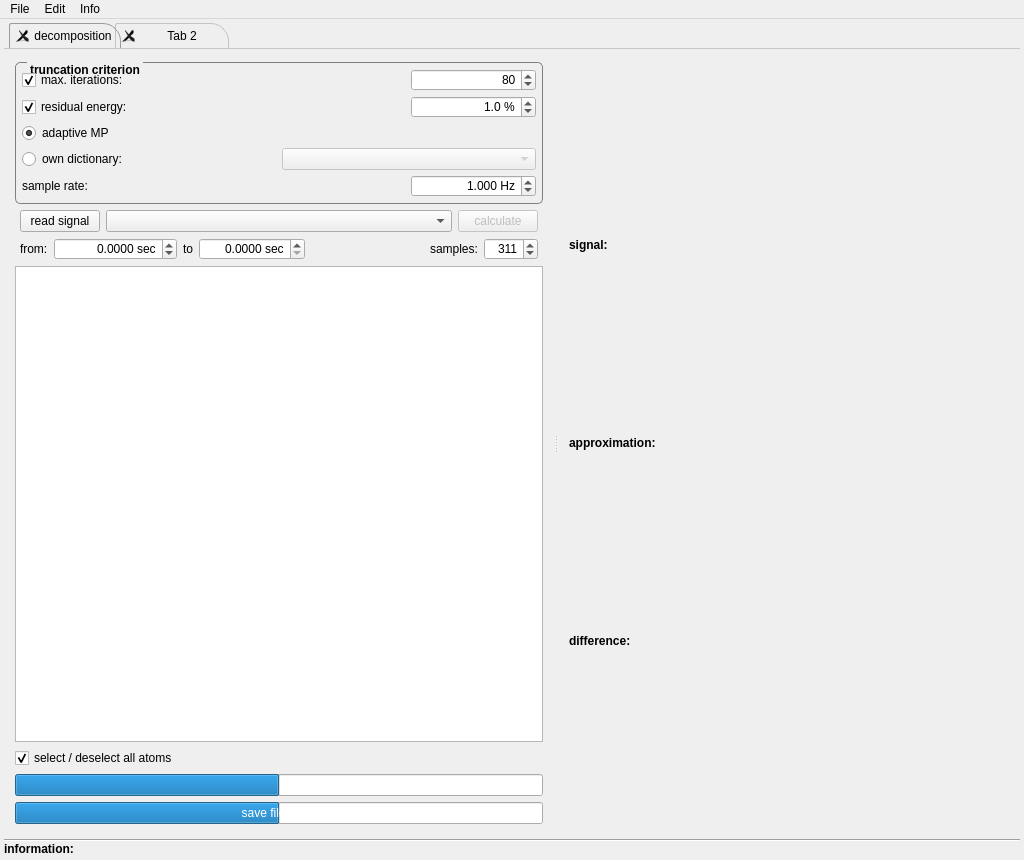
<?xml version="1.0" encoding="UTF-8"?>
<ui version="4.0">
 <class>MainWindow</class>
 <widget class="QMainWindow" name="MainWindow">
  <property name="geometry">
   <rect>
    <x>0</x>
    <y>0</y>
    <width>1024</width>
    <height>860</height>
   </rect>
  </property>
  <property name="sizePolicy">
   <sizepolicy hsizetype="Ignored" vsizetype="Ignored">
    <horstretch>0</horstretch>
    <verstretch>0</verstretch>
   </sizepolicy>
  </property>
  <property name="minimumSize">
   <size>
    <width>1024</width>
    <height>860</height>
   </size>
  </property>
  <property name="windowTitle">
   <string>Matching-Pursuit-Toolbox</string>
  </property>
  <property name="windowIcon">
   <iconset resource="Ressourcen.qrc">
    <normaloff>:/images/icons/spanner.png</normaloff>:/images/icons/spanner.png</iconset>
  </property>
  <property name="layoutDirection">
   <enum>Qt::LeftToRight</enum>
  </property>
  <property name="tabShape">
   <enum>QTabWidget::Rounded</enum>
  </property>
  <widget class="QWidget" name="centralWidget">
   <property name="sizePolicy">
    <sizepolicy hsizetype="Preferred" vsizetype="Preferred">
     <horstretch>0</horstretch>
     <verstretch>0</verstretch>
    </sizepolicy>
   </property>
   <layout class="QVBoxLayout" name="verticalLayout" stretch="0">
    <property name="spacing">
     <number>0</number>
    </property>
    <property name="leftMargin">
     <number>4</number>
    </property>
    <property name="topMargin">
     <number>4</number>
    </property>
    <property name="rightMargin">
     <number>4</number>
    </property>
    <property name="bottomMargin">
     <number>4</number>
    </property>
    <item>
     <widget class="QTabWidget" name="tw_main">
      <property name="layoutDirection">
       <enum>Qt::LeftToRight</enum>
      </property>
      <property name="styleSheet">
       <string notr="true">QTabWidget::pane { /* The tab widget frame */
    border-top: 0.5px solid #C2C7CB;
}

QTabWidget::tab-bar {
    left: 5px; /* move to the right by 5px */
}

 QTabBar::close-button {    
     subcontrol-position: left;
 }


/* Style the tab using the tab sub-control. Note that
    it reads QTabBar _not_ QTabWidget */
QTabBar::tab {
 	background: qlineargradient(x1: 0, y1: 0, x2: 0, y2: 1,
                                stop: 0 #E1E1E1, stop: 0.4 #DDDDDD,
                                stop: 0.5 #D8D8D8, stop: 1.0 #D3D3D3);
  
    border: 0.5px solid #C4C4C3;
	border-bottom: 0px solid #C4C4C3;
    border-bottom-color: #C2C7CB; /* same as the pane color */
    border-top-left-radius: 2px;
    border-top-right-radius: 18px;
	min-width: 100px;
    padding-left: 4px;
    padding-right: 8px;    
	padding-top: 2px;
    padding-bottom: 2px;
	alignment: left;
}

QTabBar::tab:selected, QTabBar::tab:hover {
    background: qlineargradient(x1: 0, y1: 0, x2: 0, y2: 1,
                                stop: 0 #fafafa, stop: 0.4 #f4f4f4,
                                stop: 0.5 #e7e7e7, stop: 1.0 #fafafa);
}

QTabBar::tab:selected {
    border-color: #9B9B9B;
    border-bottom-color: #C2C7CB; /* same as pane color */
    margin-right: -6px;    
	margin-left: -6px;   
}

QTabBar::tab:first:selected {
    margin-left: 0px;
	padding-left: 0px /* the first selected tab has nothing to overlap with on the left */
}

QTabBar::tab:last:selected {
    margin-right: 0px; /* the last selected tab has nothing to overlap with on the right */
}

QTabBar::tab:last {
    margin-right: 0px; /* the last selected tab has nothing to overlap with on the right */
}


QTabBar::tab:only-one {
    margin: 0px; /* if there is only one tab, we don't want overlapping margins */
	padding-left: 0px
}</string>
      </property>
      <property name="currentIndex">
       <number>0</number>
      </property>
      <property name="elideMode">
       <enum>Qt::ElideNone</enum>
      </property>
      <property name="tabsClosable">
       <bool>true</bool>
      </property>
      <widget class="QWidget" name="tab">
       <attribute name="title">
        <string>decomposition</string>
       </attribute>
       <layout class="QVBoxLayout" name="verticalLayout_2">
        <property name="spacing">
         <number>0</number>
        </property>
        <property name="leftMargin">
         <number>0</number>
        </property>
        <property name="topMargin">
         <number>2</number>
        </property>
        <property name="rightMargin">
         <number>0</number>
        </property>
        <property name="bottomMargin">
         <number>0</number>
        </property>
        <item>
         <widget class="QSplitter" name="splitter">
          <property name="sizePolicy">
           <sizepolicy hsizetype="Expanding" vsizetype="Expanding">
            <horstretch>0</horstretch>
            <verstretch>0</verstretch>
           </sizepolicy>
          </property>
          <property name="orientation">
           <enum>Qt::Horizontal</enum>
          </property>
          <property name="opaqueResize">
           <bool>true</bool>
          </property>
          <property name="childrenCollapsible">
           <bool>false</bool>
          </property>
          <widget class="QWidget" name="layoutWidget">
           <layout class="QVBoxLayout" name="l_left_side">
            <property name="spacing">
             <number>6</number>
            </property>
            <item>
             <widget class="QGroupBox" name="gb_trunc">
              <property name="font">
               <font>
                <pointsize>9</pointsize>
                <weight>75</weight>
                <bold>true</bold>
               </font>
              </property>
              <property name="toolTip">
               <string>&lt;html&gt;&lt;head/&gt;&lt;body&gt;&lt;p&gt;&lt;span style=&quot; font-weight:600;&quot;&gt;truncation criterion&lt;/span&gt;&lt;/p&gt;&lt;p&gt;criterion at which the matching pursuit algorithm stops&lt;/p&gt;&lt;/body&gt;&lt;/html&gt;</string>
              </property>
              <property name="styleSheet">
               <string notr="true">    QGroupBox  {
        background-color: qlineargradient(x1: 0, y1: 0, x2: 0, y2: 1,
                                          stop: 0 #E0E0E0, stop: 1 #FFFFFF);
        border: 1px solid gray;
        border-radius: 5px;
        margin-top: 3ex; /* leave space at the top for the title */
    }
     
    QGroupBox::title  {
        subcontrol-origin: margin;
		left: 12px;
        subcontrol-position: top left; /* position at the top center */
        padding: 1px;       
    }

</string>
              </property>
              <property name="title">
               <string>truncation criterion</string>
              </property>
              <layout class="QHBoxLayout" name="horizontalLayout">
               <property name="leftMargin">
                <number>6</number>
               </property>
               <property name="topMargin">
                <number>6</number>
               </property>
               <property name="rightMargin">
                <number>6</number>
               </property>
               <property name="bottomMargin">
                <number>6</number>
               </property>
               <item>
                <layout class="QGridLayout" name="l_options" columnstretch="0,0,0,0">
                 <property name="spacing">
                  <number>5</number>
                 </property>
                 <item row="4" column="0" colspan="2">
                  <widget class="QCheckBox" name="chb_Iterations">
                   <property name="toolTip">
                    <string>&lt;html&gt;&lt;head/&gt;&lt;body&gt;&lt;p&gt;&lt;span style=&quot; font-weight:600;&quot;&gt;maximum iterations&lt;/span&gt;&lt;/p&gt;&lt;p&gt;...algorithm will expire if the selected number of iterations (found atoms) is reached&lt;/p&gt;&lt;/body&gt;&lt;/html&gt;</string>
                   </property>
                   <property name="text">
                    <string>max. iterations:</string>
                   </property>
                   <property name="checked">
                    <bool>true</bool>
                   </property>
                  </widget>
                 </item>
                 <item row="9" column="0" colspan="2">
                  <widget class="QRadioButton" name="rb_OwnDictionary">
                   <property name="toolTip">
                    <string>&lt;html&gt;&lt;head/&gt;&lt;body&gt;&lt;p&gt;&lt;span style=&quot; font-weight:600;&quot;&gt;own dictionary&lt;/span&gt;&lt;/p&gt;&lt;p&gt;…uses fix dictionaries which have been built by the user&lt;/p&gt;&lt;/body&gt;&lt;/html&gt;</string>
                   </property>
                   <property name="text">
                    <string>own dictionary:</string>
                   </property>
                  </widget>
                 </item>
                 <item row="10" column="0" colspan="2">
                  <widget class="QLabel" name="label">
                   <property name="toolTip">
                    <string>&lt;html&gt;&lt;head/&gt;&lt;body&gt;&lt;p&gt;&lt;span style=&quot; font-weight:600;&quot;&gt;sample rate&lt;/span&gt;&lt;/p&gt;&lt;p&gt;the sample rate which was used for data aquisition has to be entered here. In case of fif-files it is set automatically&lt;/p&gt;&lt;/body&gt;&lt;/html&gt;</string>
                   </property>
                   <property name="text">
                    <string>sample rate:</string>
                   </property>
                  </widget>
                 </item>
                 <item row="6" column="0" colspan="2">
                  <widget class="QCheckBox" name="chb_ResEnergy">
                   <property name="toolTip">
                    <string>&lt;html&gt;&lt;head/&gt;&lt;body&gt;&lt;p&gt;&lt;span style=&quot; font-weight:600;&quot;&gt;residual energy&lt;/span&gt;&lt;/p&gt;&lt;p&gt;...algorithm will expire if residue reaches selected percentage of the input signal&lt;/p&gt;&lt;/body&gt;&lt;/html&gt;</string>
                   </property>
                   <property name="text">
                    <string>residual energy:</string>
                   </property>
                   <property name="checked">
                    <bool>true</bool>
                   </property>
                  </widget>
                 </item>
                 <item row="8" column="0" colspan="2">
                  <widget class="QRadioButton" name="rb_adativMp">
                   <property name="toolTip">
                    <string>&lt;html&gt;&lt;head/&gt;&lt;body&gt;&lt;p&gt;&lt;span style=&quot; font-weight:600;&quot;&gt;adaptive MP&lt;/span&gt;&lt;br/&gt;&lt;br/&gt;...use matching pursuit algorithm of Stephan Mallat and Zhifeng Zhang&lt;/p&gt;&lt;/body&gt;&lt;/html&gt;</string>
                   </property>
                   <property name="text">
                    <string>adaptive MP</string>
                   </property>
                   <property name="checked">
                    <bool>true</bool>
                   </property>
                  </widget>
                 </item>
                 <item row="9" column="2" colspan="2">
                  <widget class="QComboBox" name="cb_Dicts">
                   <property name="enabled">
                    <bool>false</bool>
                   </property>
                   <property name="minimumSize">
                    <size>
                     <width>70</width>
                     <height>0</height>
                    </size>
                   </property>
                   <property name="toolTip">
                    <string>&lt;html&gt;&lt;head/&gt;&lt;body&gt;&lt;p&gt;...chose dictionary here&lt;/p&gt;&lt;/body&gt;&lt;/html&gt;</string>
                   </property>
                  </widget>
                 </item>
                 <item row="6" column="3">
                  <widget class="QDoubleSpinBox" name="dsb_energy">
                   <property name="toolTip">
                    <string>&lt;html&gt;&lt;head/&gt;&lt;body&gt;&lt;p&gt;0,1% ... 99,9%&lt;/p&gt;&lt;/body&gt;&lt;/html&gt;</string>
                   </property>
                   <property name="alignment">
                    <set>Qt::AlignRight|Qt::AlignTrailing|Qt::AlignVCenter</set>
                   </property>
                   <property name="suffix">
                    <string> %</string>
                   </property>
                   <property name="decimals">
                    <number>1</number>
                   </property>
                   <property name="minimum">
                    <double>0.100000000000000</double>
                   </property>
                   <property name="maximum">
                    <double>1000.000000000000000</double>
                   </property>
                   <property name="value">
                    <double>1.000000000000000</double>
                   </property>
                  </widget>
                 </item>
                 <item row="4" column="3">
                  <widget class="QSpinBox" name="sb_Iterations">
                   <property name="toolTip">
                    <string>&lt;html&gt;&lt;head/&gt;&lt;body&gt;&lt;p&gt;0 ... 5000&lt;/p&gt;&lt;/body&gt;&lt;/html&gt;</string>
                   </property>
                   <property name="alignment">
                    <set>Qt::AlignRight|Qt::AlignTrailing|Qt::AlignVCenter</set>
                   </property>
                   <property name="minimum">
                    <number>1</number>
                   </property>
                   <property name="maximum">
                    <number>5000</number>
                   </property>
                   <property name="value">
                    <number>80</number>
                   </property>
                  </widget>
                 </item>
                 <item row="10" column="3">
                  <widget class="QDoubleSpinBox" name="dsb_sample_rate">
                   <property name="toolTip">
                    <string>&lt;html&gt;&lt;head/&gt;&lt;body&gt;&lt;p&gt;...enter sample rate here, in case of fif-files this value will be set automatically&lt;/p&gt;&lt;/body&gt;&lt;/html&gt;</string>
                   </property>
                   <property name="alignment">
                    <set>Qt::AlignRight|Qt::AlignTrailing|Qt::AlignVCenter</set>
                   </property>
                   <property name="suffix">
                    <string> Hz</string>
                   </property>
                   <property name="decimals">
                    <number>3</number>
                   </property>
                   <property name="minimum">
                    <double>0.010000000000000</double>
                   </property>
                   <property name="maximum">
                    <double>999999.000000000000000</double>
                   </property>
                   <property name="value">
                    <double>1.000000000000000</double>
                   </property>
                  </widget>
                 </item>
                </layout>
               </item>
              </layout>
             </widget>
            </item>
            <item>
             <layout class="QHBoxLayout" name="lo_buttons" stretch="0,0,0">
              <property name="leftMargin">
               <number>5</number>
              </property>
              <property name="rightMargin">
               <number>5</number>
              </property>
              <item>
               <widget class="QPushButton" name="btt_OpenSignal">
                <property name="sizePolicy">
                 <sizepolicy hsizetype="Fixed" vsizetype="Fixed">
                  <horstretch>0</horstretch>
                  <verstretch>0</verstretch>
                 </sizepolicy>
                </property>
                <property name="toolTip">
                 <string>&lt;html&gt;&lt;head/&gt;&lt;body&gt;&lt;p&gt;&lt;span style=&quot; font-weight:600;&quot;&gt;read signal&lt;/span&gt;&lt;/p&gt;&lt;p&gt;…opens file dialog to read in a new signal.&lt;/p&gt;&lt;/body&gt;&lt;/html&gt;</string>
                </property>
                <property name="layoutDirection">
                 <enum>Qt::RightToLeft</enum>
                </property>
                <property name="text">
                 <string>read signal</string>
                </property>
               </widget>
              </item>
              <item>
               <widget class="QComboBox" name="cb_channels">
                <property name="sizePolicy">
                 <sizepolicy hsizetype="MinimumExpanding" vsizetype="Fixed">
                  <horstretch>0</horstretch>
                  <verstretch>0</verstretch>
                 </sizepolicy>
                </property>
                <property name="minimumSize">
                 <size>
                  <width>130</width>
                  <height>0</height>
                 </size>
                </property>
                <property name="toolTip">
                 <string>&lt;html&gt;&lt;head/&gt;&lt;body&gt;&lt;p&gt;&lt;span style=&quot; font-weight:600;&quot;&gt;channel select&lt;/span&gt;&lt;/p&gt;&lt;p&gt;drops down channel selection before decomposing. Bad channels are initially deselected and marked by red color.&lt;/p&gt;&lt;/body&gt;&lt;/html&gt;</string>
                </property>
                <property name="maxVisibleItems">
                 <number>51</number>
                </property>
                <property name="frame">
                 <bool>true</bool>
                </property>
               </widget>
              </item>
              <item>
               <widget class="QPushButton" name="btt_Calc">
                <property name="enabled">
                 <bool>false</bool>
                </property>
                <property name="sizePolicy">
                 <sizepolicy hsizetype="Fixed" vsizetype="Fixed">
                  <horstretch>0</horstretch>
                  <verstretch>0</verstretch>
                 </sizepolicy>
                </property>
                <property name="toolTip">
                 <string>&lt;html&gt;&lt;head/&gt;&lt;body&gt;&lt;p&gt;&lt;span style=&quot; font-weight:600;&quot;&gt;calculate&lt;/span&gt;&lt;/p&gt;&lt;p&gt;...starts the chosen MP Algorithm. When Algorithm is started, the button´s text is changed to &amp;quot;cancel&amp;quot;. Now you can interrupt the calculation-thread and it will stop after finding the next atom. During the interrupt-request the button´s text is set to &amp;quot;wait...&amp;quot;&lt;/p&gt;&lt;/body&gt;&lt;/html&gt;</string>
                </property>
                <property name="layoutDirection">
                 <enum>Qt::RightToLeft</enum>
                </property>
                <property name="text">
                 <string>calculate</string>
                </property>
               </widget>
              </item>
             </layout>
            </item>
            <item>
             <layout class="QHBoxLayout" name="l_readtime">
              <property name="leftMargin">
               <number>5</number>
              </property>
              <property name="rightMargin">
               <number>5</number>
              </property>
              <item>
               <widget class="QLabel" name="lb_from">
                <property name="text">
                 <string>from:</string>
                </property>
               </widget>
              </item>
              <item>
               <widget class="QDoubleSpinBox" name="dsb_from">
                <property name="alignment">
                 <set>Qt::AlignRight|Qt::AlignTrailing|Qt::AlignVCenter</set>
                </property>
                <property name="suffix">
                 <string> sec</string>
                </property>
                <property name="decimals">
                 <number>4</number>
                </property>
                <property name="minimum">
                 <double>-999999.000000000000000</double>
                </property>
                <property name="maximum">
                 <double>9999.989999999999782</double>
                </property>
                <property name="singleStep">
                 <double>0.100000000000000</double>
                </property>
               </widget>
              </item>
              <item>
               <widget class="QLabel" name="lb_to">
                <property name="text">
                 <string>to</string>
                </property>
               </widget>
              </item>
              <item>
               <widget class="QDoubleSpinBox" name="dsb_to">
                <property name="alignment">
                 <set>Qt::AlignRight|Qt::AlignTrailing|Qt::AlignVCenter</set>
                </property>
                <property name="suffix">
                 <string> sec</string>
                </property>
                <property name="decimals">
                 <number>4</number>
                </property>
                <property name="maximum">
                 <double>9999.989999999999782</double>
                </property>
                <property name="singleStep">
                 <double>0.100000000000000</double>
                </property>
               </widget>
              </item>
              <item>
               <spacer name="horizontalSpacer_3">
                <property name="orientation">
                 <enum>Qt::Horizontal</enum>
                </property>
                <property name="sizeHint" stdset="0">
                 <size>
                  <width>40</width>
                  <height>0</height>
                 </size>
                </property>
               </spacer>
              </item>
              <item>
               <widget class="QLabel" name="lb_samples">
                <property name="toolTip">
                 <string/>
                </property>
                <property name="text">
                 <string>samples:</string>
                </property>
               </widget>
              </item>
              <item>
               <widget class="QSpinBox" name="sb_sample_count">
                <property name="alignment">
                 <set>Qt::AlignRight|Qt::AlignTrailing|Qt::AlignVCenter</set>
                </property>
                <property name="minimum">
                 <number>64</number>
                </property>
                <property name="maximum">
                 <number>4096</number>
                </property>
                <property name="value">
                 <number>311</number>
                </property>
               </widget>
              </item>
             </layout>
            </item>
            <item>
             <widget class="QTableWidget" name="tbv_Results"/>
            </item>
            <item>
             <layout class="QHBoxLayout" name="l_selectall_and_timer">
              <property name="spacing">
               <number>0</number>
              </property>
              <property name="topMargin">
               <number>0</number>
              </property>
              <property name="bottomMargin">
               <number>0</number>
              </property>
              <item>
               <widget class="QCheckBox" name="cb_all_select">
                <property name="toolTip">
                 <string>&lt;html&gt;&lt;head/&gt;&lt;body&gt;&lt;p&gt;&lt;span style=&quot; font-weight:600;&quot;&gt;select / deselect all atoms&lt;/span&gt;&lt;/p&gt;&lt;p&gt;...select all, none or user chosen atoms in result list&lt;/p&gt;&lt;/body&gt;&lt;/html&gt;</string>
                </property>
                <property name="text">
                 <string>select / deselect all atoms</string>
                </property>
                <property name="checked">
                 <bool>true</bool>
                </property>
                <property name="tristate">
                 <bool>true</bool>
                </property>
               </widget>
              </item>
              <item>
               <widget class="QLabel" name="lb_timer">
                <property name="toolTip">
                 <string>&lt;html&gt;&lt;head/&gt;&lt;body&gt;&lt;p&gt;&lt;span style=&quot; font-weight:600;&quot;&gt;timer&lt;/span&gt;&lt;/p&gt;&lt;p&gt;expired time since algorithm started&lt;/p&gt;&lt;/body&gt;&lt;/html&gt;</string>
                </property>
                <property name="text">
                 <string/>
                </property>
                <property name="alignment">
                 <set>Qt::AlignRight|Qt::AlignTrailing|Qt::AlignVCenter</set>
                </property>
               </widget>
              </item>
             </layout>
            </item>
            <item>
             <widget class="QProgressBar" name="progressBarCalc">
              <property name="sizePolicy">
               <sizepolicy hsizetype="Preferred" vsizetype="Fixed">
                <horstretch>0</horstretch>
                <verstretch>0</verstretch>
               </sizepolicy>
              </property>
              <property name="font">
               <font>
                <kerning>true</kerning>
               </font>
              </property>
              <property name="styleSheet">
               <string notr="true">QProgressBar {	
	color: white;
	
	
	
}
QProgressBar::chunk { 
	background-image: url(:/images/icons/progressbar_brush.png);
	
}

QProgressBar::background{

 color: black;
}</string>
              </property>
              <property name="value">
               <number>50</number>
              </property>
              <property name="alignment">
               <set>Qt::AlignCenter</set>
              </property>
              <property name="format">
               <string/>
              </property>
             </widget>
            </item>
            <item>
             <widget class="QProgressBar" name="progress_bar_save">
              <property name="sizePolicy">
               <sizepolicy hsizetype="Preferred" vsizetype="Fixed">
                <horstretch>0</horstretch>
                <verstretch>0</verstretch>
               </sizepolicy>
              </property>
              <property name="styleSheet">
               <string notr="true">QProgressBar {	
	color: white;
	
	
	
}
QProgressBar::chunk { 
	background-image: url(:/images/icons/progressbar_brush.png);
	
}

QProgressBar::background{

 color: black;
}</string>
              </property>
              <property name="value">
               <number>50</number>
              </property>
              <property name="alignment">
               <set>Qt::AlignCenter</set>
              </property>
              <property name="format">
               <string>save file: %p%</string>
              </property>
             </widget>
            </item>
           </layout>
          </widget>
          <widget class="QWidget" name="layoutWidget">
           <layout class="QGridLayout" name="gridLayout">
            <item row="0" column="0">
             <widget class="QLabel" name="lb_InputSignal">
              <property name="sizePolicy">
               <sizepolicy hsizetype="Expanding" vsizetype="Fixed">
                <horstretch>0</horstretch>
                <verstretch>0</verstretch>
               </sizepolicy>
              </property>
              <property name="minimumSize">
               <size>
                <width>0</width>
                <height>18</height>
               </size>
              </property>
              <property name="font">
               <font>
                <weight>75</weight>
                <bold>true</bold>
               </font>
              </property>
              <property name="toolTip">
               <string>&lt;html&gt;&lt;head/&gt;&lt;body&gt;&lt;p&gt;&lt;span style=&quot; font-weight:600;&quot;&gt;signal&lt;/span&gt;&lt;/p&gt;&lt;p&gt;chosen input signal only the displayed epoch and channels will be decomposed&lt;/p&gt;&lt;/body&gt;&lt;/html&gt;</string>
              </property>
              <property name="text">
               <string>signal:</string>
              </property>
             </widget>
            </item>
            <item row="4" column="0">
             <widget class="QLabel" name="lb_Res">
              <property name="sizePolicy">
               <sizepolicy hsizetype="Preferred" vsizetype="Fixed">
                <horstretch>0</horstretch>
                <verstretch>0</verstretch>
               </sizepolicy>
              </property>
              <property name="minimumSize">
               <size>
                <width>0</width>
                <height>18</height>
               </size>
              </property>
              <property name="font">
               <font>
                <weight>75</weight>
                <bold>true</bold>
               </font>
              </property>
              <property name="toolTip">
               <string>&lt;html&gt;&lt;head/&gt;&lt;body&gt;&lt;p&gt;&lt;span style=&quot; font-weight:600;&quot;&gt;difference&lt;/span&gt;&lt;/p&gt;&lt;p&gt;difference between input signal and all selected atoms&lt;/p&gt;&lt;/body&gt;&lt;/html&gt;</string>
              </property>
              <property name="text">
               <string>difference:</string>
              </property>
             </widget>
            </item>
            <item row="2" column="0">
             <widget class="QLabel" name="lb_AtomsSum">
              <property name="sizePolicy">
               <sizepolicy hsizetype="Preferred" vsizetype="Fixed">
                <horstretch>0</horstretch>
                <verstretch>0</verstretch>
               </sizepolicy>
              </property>
              <property name="minimumSize">
               <size>
                <width>0</width>
                <height>18</height>
               </size>
              </property>
              <property name="font">
               <font>
                <weight>75</weight>
                <bold>true</bold>
               </font>
              </property>
              <property name="toolTip">
               <string>&lt;html&gt;&lt;head/&gt;&lt;body&gt;&lt;p&gt;&lt;span style=&quot; font-weight:600;&quot;&gt;approximation&lt;/span&gt;&lt;/p&gt;&lt;p&gt;composition of all selected atoms &lt;/p&gt;&lt;/body&gt;&lt;/html&gt;</string>
              </property>
              <property name="text">
               <string>approximation:</string>
              </property>
             </widget>
            </item>
            <item row="4" column="2">
             <widget class="QLabel" name="lb_residual_energy">
              <property name="sizePolicy">
               <sizepolicy hsizetype="Preferred" vsizetype="Preferred">
                <horstretch>0</horstretch>
                <verstretch>0</verstretch>
               </sizepolicy>
              </property>
              <property name="minimumSize">
               <size>
                <width>45</width>
                <height>0</height>
               </size>
              </property>
              <property name="maximumSize">
               <size>
                <width>45</width>
                <height>16777215</height>
               </size>
              </property>
              <property name="text">
               <string/>
              </property>
              <property name="alignment">
               <set>Qt::AlignRight|Qt::AlignTrailing|Qt::AlignVCenter</set>
              </property>
             </widget>
            </item>
            <item row="0" column="2">
             <widget class="QLabel" name="lb_signal_energy">
              <property name="sizePolicy">
               <sizepolicy hsizetype="Preferred" vsizetype="Preferred">
                <horstretch>0</horstretch>
                <verstretch>0</verstretch>
               </sizepolicy>
              </property>
              <property name="minimumSize">
               <size>
                <width>45</width>
                <height>0</height>
               </size>
              </property>
              <property name="maximumSize">
               <size>
                <width>45</width>
                <height>16777215</height>
               </size>
              </property>
              <property name="text">
               <string/>
              </property>
              <property name="alignment">
               <set>Qt::AlignRight|Qt::AlignTrailing|Qt::AlignVCenter</set>
              </property>
             </widget>
            </item>
            <item row="2" column="2">
             <widget class="QLabel" name="lb_approx_energy">
              <property name="sizePolicy">
               <sizepolicy hsizetype="Preferred" vsizetype="Preferred">
                <horstretch>0</horstretch>
                <verstretch>0</verstretch>
               </sizepolicy>
              </property>
              <property name="minimumSize">
               <size>
                <width>45</width>
                <height>0</height>
               </size>
              </property>
              <property name="maximumSize">
               <size>
                <width>45</width>
                <height>16777215</height>
               </size>
              </property>
              <property name="text">
               <string/>
              </property>
              <property name="alignment">
               <set>Qt::AlignRight|Qt::AlignTrailing|Qt::AlignVCenter</set>
              </property>
             </widget>
            </item>
            <item row="2" column="1">
             <widget class="QLabel" name="lb_approx_energy_text">
              <property name="minimumSize">
               <size>
                <width>230</width>
                <height>0</height>
               </size>
              </property>
              <property name="maximumSize">
               <size>
                <width>230</width>
                <height>16777215</height>
               </size>
              </property>
              <property name="text">
               <string/>
              </property>
              <property name="alignment">
               <set>Qt::AlignRight|Qt::AlignTrailing|Qt::AlignVCenter</set>
              </property>
             </widget>
            </item>
            <item row="6" column="0" colspan="3">
             <layout class="QVBoxLayout" name="l_XAxis">
              <property name="bottomMargin">
               <number>0</number>
              </property>
             </layout>
            </item>
            <item row="3" column="0" colspan="3">
             <layout class="QVBoxLayout" name="l_atoms"/>
            </item>
            <item row="5" column="0" colspan="3">
             <layout class="QVBoxLayout" name="l_res"/>
            </item>
            <item row="0" column="1">
             <widget class="QLabel" name="lb_signal_energy_text">
              <property name="minimumSize">
               <size>
                <width>230</width>
                <height>0</height>
               </size>
              </property>
              <property name="maximumSize">
               <size>
                <width>230</width>
                <height>16777215</height>
               </size>
              </property>
              <property name="text">
               <string/>
              </property>
              <property name="alignment">
               <set>Qt::AlignRight|Qt::AlignTrailing|Qt::AlignVCenter</set>
              </property>
             </widget>
            </item>
            <item row="1" column="0" colspan="3">
             <layout class="QVBoxLayout" name="l_Graph"/>
            </item>
            <item row="4" column="1">
             <widget class="QLabel" name="lb_residual_energy_text">
              <property name="minimumSize">
               <size>
                <width>230</width>
                <height>0</height>
               </size>
              </property>
              <property name="maximumSize">
               <size>
                <width>230</width>
                <height>16777215</height>
               </size>
              </property>
              <property name="text">
               <string/>
              </property>
              <property name="alignment">
               <set>Qt::AlignRight|Qt::AlignTrailing|Qt::AlignVCenter</set>
              </property>
             </widget>
            </item>
           </layout>
          </widget>
         </widget>
        </item>
        <item>
         <layout class="QHBoxLayout" name="l_line">
          <property name="spacing">
           <number>0</number>
          </property>
          <property name="topMargin">
           <number>4</number>
          </property>
          <property name="bottomMargin">
           <number>0</number>
          </property>
          <item>
           <widget class="Line" name="line">
            <property name="orientation">
             <enum>Qt::Horizontal</enum>
            </property>
           </widget>
          </item>
         </layout>
        </item>
        <item>
         <layout class="QHBoxLayout" name="l_info">
          <item>
           <widget class="QLabel" name="lb_info">
            <property name="font">
             <font>
              <weight>75</weight>
              <bold>true</bold>
             </font>
            </property>
            <property name="text">
             <string>information:</string>
            </property>
            <property name="margin">
             <number>3</number>
            </property>
           </widget>
          </item>
          <item>
           <widget class="QLabel" name="lb_info_content">
            <property name="text">
             <string/>
            </property>
           </widget>
          </item>
          <item>
           <spacer name="horizontalSpacer_4">
            <property name="orientation">
             <enum>Qt::Horizontal</enum>
            </property>
            <property name="sizeHint" stdset="0">
             <size>
              <width>40</width>
              <height>0</height>
             </size>
            </property>
           </spacer>
          </item>
          <item>
           <widget class="QLabel" name="lb_figure_of_merit">
            <property name="toolTip">
             <string>&lt;html&gt;&lt;head/&gt;&lt;body&gt;&lt;p&gt;&lt;span style=&quot; font-weight:600;&quot;&gt;FOM&lt;/span&gt;&lt;/p&gt;&lt;p&gt;shows the correlation between original signal and approximation after finishing calculation to validate the algorithms figure of merit (FOM)&lt;br/&gt;&lt;br/&gt;range: 0...1 (0 means no correlation, 1 means maximal correlation)&lt;/p&gt;&lt;/body&gt;&lt;/html&gt;</string>
            </property>
            <property name="text">
             <string/>
            </property>
           </widget>
          </item>
         </layout>
        </item>
       </layout>
       <zorder>splitter</zorder>
       <zorder></zorder>
       <zorder></zorder>
      </widget>
      <widget class="QWidget" name="tab_2">
       <attribute name="title">
        <string>Tab 2</string>
       </attribute>
      </widget>
     </widget>
    </item>
   </layout>
  </widget>
  <widget class="QMenuBar" name="menuBar">
   <property name="geometry">
    <rect>
     <x>0</x>
     <y>0</y>
     <width>1024</width>
     <height>21</height>
    </rect>
   </property>
   <widget class="QMenu" name="menuDatei">
    <property name="title">
     <string>File</string>
    </property>
    <addaction name="actionNeu"/>
    <addaction name="actionSpeicher"/>
    <addaction name="actionSpeicher_unter"/>
    <addaction name="actionExport"/>
    <addaction name="actionBeenden"/>
   </widget>
   <widget class="QMenu" name="menuBearbeiten">
    <property name="title">
     <string>Edit</string>
    </property>
    <addaction name="actionW_rterbucheditor"/>
    <addaction name="actionAtomformeleditor"/>
    <addaction name="actionErweiterter_W_rterbucheditor"/>
    <addaction name="actionCreate_treebased_dictionary"/>
    <addaction name="separator"/>
    <addaction name="actionSettings"/>
    <addaction name="actionTest"/>
   </widget>
   <widget class="QMenu" name="menuInfo">
    <property name="title">
     <string>Info</string>
    </property>
    <addaction name="actionVersionsinformation"/>
    <addaction name="actionHilfe"/>
   </widget>
   <addaction name="menuDatei"/>
   <addaction name="menuBearbeiten"/>
   <addaction name="menuInfo"/>
  </widget>
  <action name="actionNeu">
   <property name="icon">
    <iconset resource="Ressourcen.qrc">
     <normaloff>:/images/icons/paper.png</normaloff>:/images/icons/paper.png</iconset>
   </property>
   <property name="text">
    <string>new...</string>
   </property>
  </action>
  <action name="actionSpeicher">
   <property name="enabled">
    <bool>false</bool>
   </property>
   <property name="icon">
    <iconset resource="Ressourcen.qrc">
     <normaloff>:/images/icons/floppyDisk.png</normaloff>:/images/icons/floppyDisk.png</iconset>
   </property>
   <property name="text">
    <string>save</string>
   </property>
  </action>
  <action name="actionSpeicher_unter">
   <property name="enabled">
    <bool>false</bool>
   </property>
   <property name="icon">
    <iconset resource="Ressourcen.qrc">
     <normaloff>:/images/icons/floppyDisk.png</normaloff>:/images/icons/floppyDisk.png</iconset>
   </property>
   <property name="text">
    <string>save as...</string>
   </property>
  </action>
  <action name="actionBeenden">
   <property name="icon">
    <iconset resource="Ressourcen.qrc">
     <normaloff>:/images/icons/logOut.png</normaloff>:/images/icons/logOut.png</iconset>
   </property>
   <property name="text">
    <string>close</string>
   </property>
  </action>
  <action name="actionVersionsinformation">
   <property name="icon">
    <iconset resource="Ressourcen.qrc">
     <normaloff>:/images/icons/exclamation.png</normaloff>:/images/icons/exclamation.png</iconset>
   </property>
   <property name="text">
    <string>version</string>
   </property>
  </action>
  <action name="actionHilfe">
   <property name="icon">
    <iconset resource="Ressourcen.qrc">
     <normaloff>:/images/icons/questions.png</normaloff>:/images/icons/questions.png</iconset>
   </property>
   <property name="text">
    <string>help</string>
   </property>
  </action>
  <action name="actionW_rterbucheditor">
   <property name="icon">
    <iconset resource="Ressourcen.qrc">
     <normaloff>:/images/icons/pen.png</normaloff>:/images/icons/pen.png</iconset>
   </property>
   <property name="text">
    <string>manage dictionaries...</string>
   </property>
  </action>
  <action name="actionErweiterter_W_rterbucheditor">
   <property name="icon">
    <iconset resource="Ressourcen.qrc">
     <normaloff>:/images/icons/design.png</normaloff>:/images/icons/design.png</iconset>
   </property>
   <property name="text">
    <string>build dictionary from formula...</string>
   </property>
  </action>
  <action name="actionAtomformeleditor">
   <property name="icon">
    <iconset resource="Ressourcen.qrc">
     <normaloff>:/images/icons/ruler.png</normaloff>:/images/icons/ruler.png</iconset>
   </property>
   <property name="text">
    <string>create formula...</string>
   </property>
  </action>
  <action name="actionCreate_treebased_dictionary">
   <property name="icon">
    <iconset resource="Ressourcen.qrc">
     <normaloff>:/images/icons/tree.png</normaloff>:/images/icons/tree.png</iconset>
   </property>
   <property name="text">
    <string>create treebased dictionary</string>
   </property>
   <property name="visible">
    <bool>false</bool>
   </property>
  </action>
  <action name="actionSettings">
   <property name="icon">
    <iconset resource="Ressourcen.qrc">
     <normaloff>:/images/icons/settings.png</normaloff>:/images/icons/settings.png</iconset>
   </property>
   <property name="text">
    <string>settings</string>
   </property>
  </action>
  <action name="actionExport">
   <property name="enabled">
    <bool>false</bool>
   </property>
   <property name="icon">
    <iconset resource="Ressourcen.qrc">
     <normaloff>:/images/icons/boxUpload.png</normaloff>:/images/icons/boxUpload.png</iconset>
   </property>
   <property name="text">
    <string>export results to dict...</string>
   </property>
  </action>
  <action name="actionTest">
   <property name="text">
    <string>test</string>
   </property>
  </action>
 </widget>
 <layoutdefault spacing="6" margin="11"/>
 <resources>
  <include location="Ressourcen.qrc"/>
 </resources>
 <connections/>
</ui>
